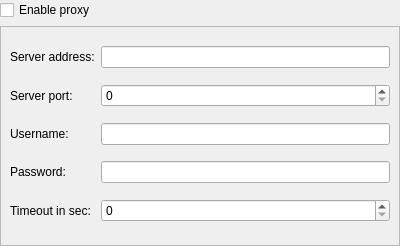
<?xml version="1.0" encoding="UTF-8"?>
<ui version="4.0">
 <class>NetworkSettingsWidget</class>
 <widget class="QWidget" name="NetworkSettingsWidget">
  <property name="geometry">
   <rect>
    <x>0</x>
    <y>0</y>
    <width>400</width>
    <height>246</height>
   </rect>
  </property>
  <property name="windowTitle">
   <string>Network settings</string>
  </property>
  <layout class="QVBoxLayout" name="verticalLayout">
   <property name="margin">
    <number>0</number>
   </property>
   <item>
    <widget class="QCheckBox" name="enabledCheckBox">
     <property name="text">
      <string>Enable proxy</string>
     </property>
    </widget>
   </item>
   <item>
    <widget class="QFrame" name="frame">
     <property name="frameShape">
      <enum>QFrame::StyledPanel</enum>
     </property>
     <property name="frameShadow">
      <enum>QFrame::Raised</enum>
     </property>
     <layout class="QGridLayout" name="gridLayout">
      <item row="0" column="0">
       <widget class="QLabel" name="serverLabel">
        <property name="text">
         <string>Server address:</string>
        </property>
       </widget>
      </item>
      <item row="0" column="1">
       <widget class="QLineEdit" name="addressEditor"/>
      </item>
      <item row="1" column="0">
       <widget class="QLabel" name="portLabel">
        <property name="text">
         <string>Server port:</string>
        </property>
       </widget>
      </item>
      <item row="1" column="1">
       <widget class="QSpinBox" name="portEditor">
        <property name="accelerated">
         <bool>true</bool>
        </property>
        <property name="maximum">
         <number>65535</number>
        </property>
       </widget>
      </item>
      <item row="2" column="0">
       <widget class="QLabel" name="userLabel">
        <property name="text">
         <string>Username:</string>
        </property>
       </widget>
      </item>
      <item row="2" column="1">
       <widget class="QLineEdit" name="userEditor"/>
      </item>
      <item row="3" column="0">
       <widget class="QLabel" name="passwordLabel">
        <property name="text">
         <string>Password:</string>
        </property>
       </widget>
      </item>
      <item row="3" column="1">
       <widget class="QLineEdit" name="passwordEditor">
        <property name="echoMode">
         <enum>QLineEdit::Password</enum>
        </property>
       </widget>
      </item>
      <item row="4" column="0">
       <widget class="QLabel" name="timeoutLabel">
        <property name="text">
         <string>Timeout in sec:</string>
        </property>
       </widget>
      </item>
      <item row="4" column="1">
       <widget class="QSpinBox" name="timeoutEditor">
        <property name="accelerated">
         <bool>true</bool>
        </property>
        <property name="maximum">
         <number>3600</number>
        </property>
        <property name="singleStep">
         <number>60</number>
        </property>
       </widget>
      </item>
     </layout>
    </widget>
   </item>
  </layout>
 </widget>
 <resources/>
 <connections/>
</ui>
